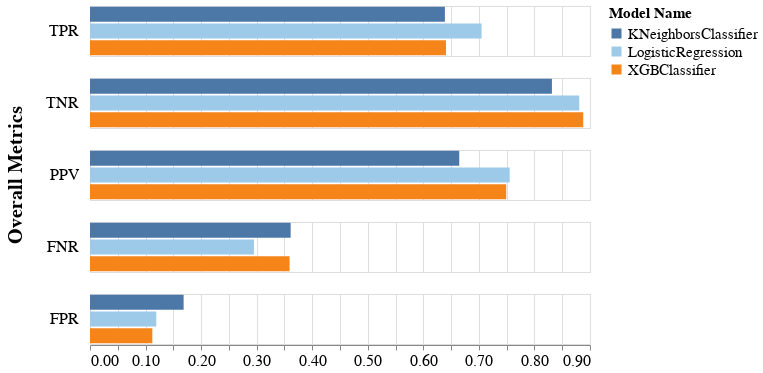

The cell this chart's notebook holds for it:
### Code cell
visualizer.create_overall_metrics_bar_char(
    metric_names=metrics_to_visualize,
    plot_title="Overall Metrics"
)

### Figure 1 — Vega-Lite specification as saved in the notebook (floating-point values rounded to 4 significant figures)
{"config": {"view": {"continuousWidth": 300, "continuousHeight": 300}, "axis": {"labelFontSize": 16, "titleFontSize": 20}, "headerRow": {"labelAlign": "left", "labelAngle": 0, "labelFontSize": 16, "labelPadding": 10, "titleFontSize": 20}}, "data": {"name": "data-e9da16b0aaacfce0ce250d89b85238f5"}, "mark": {"type": "bar"}, "encoding": {"color": {"field": "model_name", "legend": {"labelFontSize": 15, "labelLimit": 300, "title": "Model Name", "titleFontSize": 15, "titleLimit": 300}, "scale": {"scheme": "tableau20"}, "type": "nominal"}, "row": {"field": "metric", "sort": ["TPR", "TNR", "PPV", "FNR", "FPR"], "title": "Overall Metrics", "type": "nominal"}, "x": {"axis": {"grid": true}, "field": "overall", "title": "", "type": "quantitative"}, "y": {"axis": null, "field": "model_name", "type": "nominal"}}, "height": 50, "width": 500, "$schema": "https://vega.github.io/schema/vega-lite/v5.20.1.json", "datasets": {"data-e9da16b0aaacfce0ce250d89b85238f5": [{"overall": 0.2951, "metric": "FNR", "model_name": "LogisticRegression"}, {"overall": 0.1193, "metric": "FPR", "model_name": "LogisticRegression"}, {"overall": 0.7555, "metric": "PPV", "model_name": "LogisticRegression"}, {"overall": 0.8807, "metric": "TNR", "model_name": "LogisticRegression"}, {"overall": 0.7049, "metric": "TPR", "model_name": "LogisticRegression"}, {"overall": 0.3612, "metric": "FNR", "model_name": "KNeighborsClassifier"}, {"overall": 0.1685, "metric": "FPR", "model_name": "KNeighborsClassifier"}, {"overall": 0.6646, "metric": "PPV", "model_name": "KNeighborsClassifier"}, {"overall": 0.8315, "metric": "TNR", "model_name": "KNeighborsClassifier"}, {"overall": 0.6388, "metric": "TPR", "model_name": "KNeighborsClassifier"}, {"overall": 0.3592, "metric": "FNR", "model_name": "XGBClassifier"}, {"overall": 0.1122, "metric": "FPR", "model_name": "XGBClassifier"}, {"overall": 0.7491, "metric": "PPV", "model_name": "XGBClassifier"}, {"overall": 0.8878, "metric": "TNR", "model_name": "XGBClassifier"}, {"overall": 0.6408, "metric": "TPR", "model_name": "XGBClassifier"}]}}
